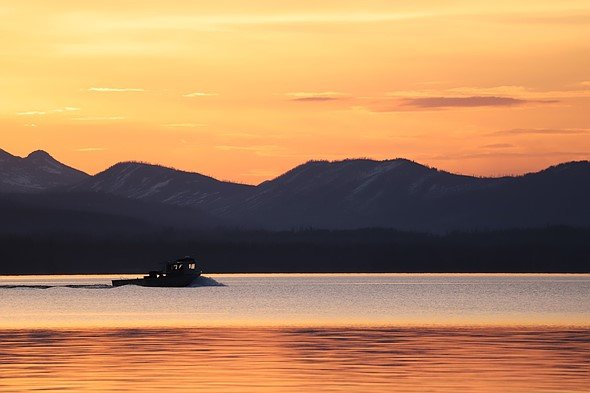
#> input picture 01/180050085_180050090_180070060_lab01/opencv/data/image_conversion.jpeg, 590 x 393 px
$ python image_conversion.py ../data/image_conversion.jpeg
#> lines starting #> are read from the running program, lines starting #| are printed output that depends on the picture
import argparse
import numpy as np
import matplotlib.pyplot as plt
import cv2 as cv


if __name__ == '__main__':
	parser = argparse.ArgumentParser(description = 'Image Conversion')
	parser.add_argument('path', help = 'Path to image file')
	args = parser.parse_args()

	path = args.path

	orig_img = cv.imread(path, 1)
#> orig_img is the input picture: shape (393, 590, 3); mean B, G, R 94.5, 133.6, 176.9
	norm_img = orig_img / 255
	inv_img = cv.cvtColor(orig_img, cv.COLOR_RGB2BGR)

	# matplotlib
	fig, (ax1, ax2) = plt.subplots(1, 2)
	fig.suptitle("Plotting images using matplotlib")
	ax1.imshow(inv_img)
	ax1.title.set_text("Original Image")
	ax2.imshow(inv_img / 255)
	ax2.title.set_text("Normalized Image")
	plt.savefig("../results/image_conversion_matplotlib.png")
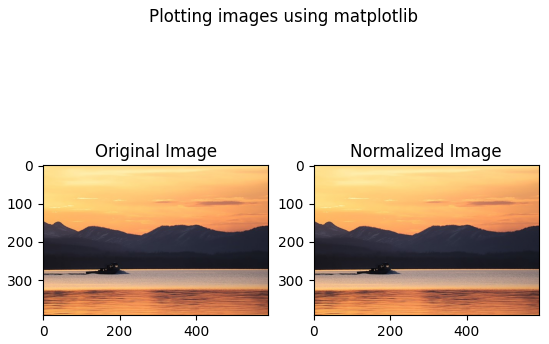
#> figure drawn by matplotlib, 2 panels
	plt.show()

	# opencv
	norm_img = norm_img.astype(np.uint8)
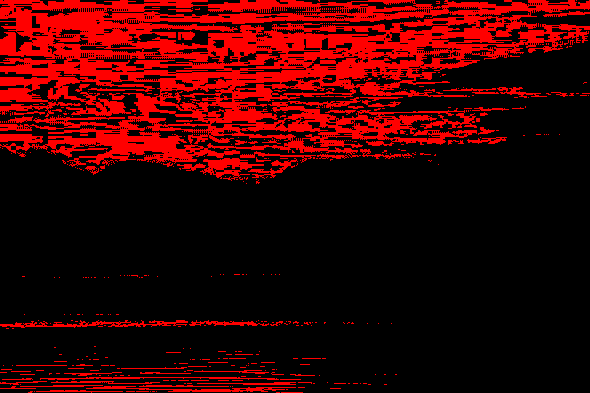
#> norm_img: shape (393, 590, 3); mean B, G, R 0, 0, 0.234; drawn with 1 as white
	cv.imshow("Original Image", orig_img)
	cv.imshow("Normalized Image", inv_img)
	cv.imwrite("../results/image_conversion_opencv_orig.png", orig_img)
	cv.imwrite("../results/image_conversion_opencv_norm.png", inv_img)
	cv.waitKey(0)
	cv.destroyAllWindows()

$ run again, on 01/180050085_180050090_180070060_lab01/opencv/data/display03.png
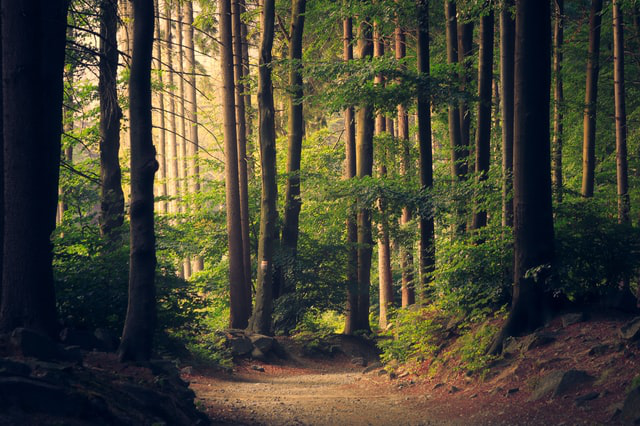
#> input picture 01/180050085_180050090_180070060_lab01/opencv/data/display03.png, 640 x 426 px
#> orig_img is the input picture: shape (426, 640, 3); mean B, G, R 52.2, 67.8, 69.9
#> `plt.savefig("../results/image_conversion_matplotlib.png")`:
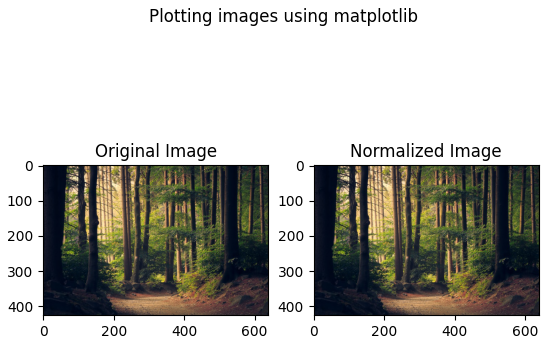
#> figure drawn by matplotlib, 2 panels
#> `norm_img = norm_img.astype(np.uint8)`:
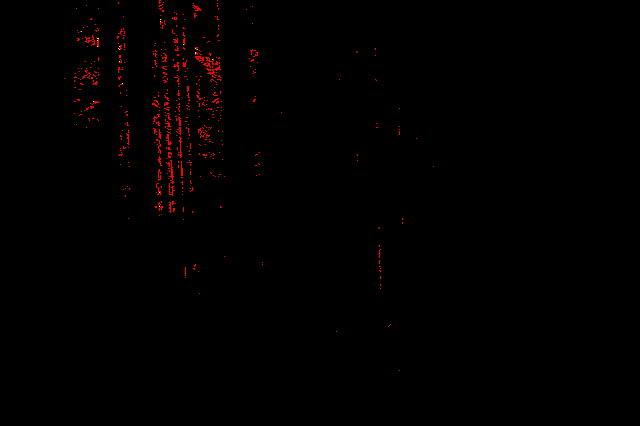
#> norm_img: shape (426, 640, 3); mean B, G, R 0, 7.7e-05, 0.0068; drawn with 1 as white
